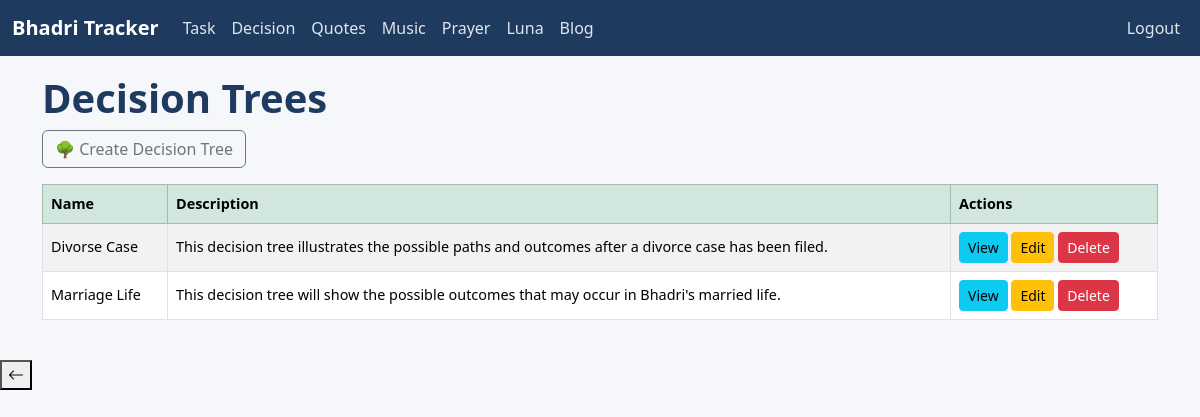
Page /statements/ (signed in) on the committed database.
### statement/models.py (models this page shows, shortened)
class DecisionTree(models.Model):
    name = models.CharField(max_length=255)
    description = models.TextField(
        blank=True,
        null=True
    )
    created_at = models.DateTimeField(
        auto_now_add=True
    )

### statement/views.py (the view)
class DecisionTreeListView(
    LoginRequiredMixin,
    PrivateDecisionTreeMixin,
    ListView
):
    model = DecisionTree
    template_name = "statements/decision_tree_list.html"
    context_object_name = "trees"
    def get_queryset(self):
        queryset = DecisionTree.objects.all()
        search_query = self.request.GET.get(
            "search"
        )
        if search_query:
            queryset = queryset.filter(
                name__icontains=search_query
            )
        return queryset.order_by("name")
    def get_context_data(self, **kwargs):
        context = super().get_context_data(**kwargs)
        context["search_query"] = self.request.GET.get(
            "search",
            ""
        )
        return context

### statement/views.py (called while the page is built)
    def dispatch(self, request, *args, **kwargs):
        user_profile = getattr(
            request.user,
            "userprofile",
            None
        )
        if (
            user_profile is None
            or not user_profile.special_privilege_password
        ):
            messages.error(
                request,
                "You do not have access to Decision Trees."
            )
            return redirect("home")
        if not request.session.get("private_access"):
            return redirect(
                "private_access",
                "statements:decision_tree_list"
            )
        return super().dispatch(
            request,
            *args,
            **kwargs
        )

### tracker/context_processors.py (called while the page is built)
def active_notifications(request):
    today = timezone.localdate()
    notifications = Notification.objects.filter(
        is_completed=False,
        date__gte=today,
        date__lte=today + timedelta(days=7)
    ).order_by('date')
    return {
        'active_notifications': notifications
    }

### templates/statements/decision_tree_list.html
{% extends "base.html" %}
{% block content %}
<h1>Decision Trees</h1>
<p>
    <a href="{% url 'statements:decision_tree_create' %}"
         class="btn btn-outline-secondary">
        🌳 Create Decision Tree
    </a>
</p>
<table class="table table-bordered table-striped align-middle">
    <thead class="table-success">
        <tr>
            <th>Name</th>
            <th>Description</th>
            <th>Actions</th>
        </tr>
    </thead>
    {% for tree in trees %}
    <tr>
        <td>
            {{ tree.name }}
        </td>
        <td>
            {{ tree.description }}
        </td>
        <td>
            <a href="{% url 'statements:tree_view' tree.id %}" class="btn btn-sm btn-info">
                View
            </a>
            <a href="{% url 'statements:decision_tree_update' tree.id %}" class="btn btn-sm btn-warning">
                Edit
            </a>
            <a href="{% url 'statements:decision_tree_delete' tree.id %}" class="btn btn-sm btn-danger">
                Delete
            </a>
        </td>
    </tr>
    {% empty %}
    <tr>
        <td colspan="3">
            No Decision Trees Found
        </td>
    </tr>
    {% endfor %}
</table>
{% endblock %}

### static/css/base.css (style rules this page uses)
body { padding: 0 0px; padding-top: 50px; background-color: #f5f7fa; color: #212529; }
h1, h2, h3 { color: #1f3a5f; font-weight: 600; }
.table td, .table th { vertical-align: middle; font-size: 0.9rem; }

### rows in the picture
DecisionTree: name "Divorse Case", description "This decision tree illustrates the possible paths and outcomes after a divorce case has been filed."
DecisionTree: name "Marriage Life", description "This decision tree will show the possible outcomes that may occur in Bhadri's married life."
